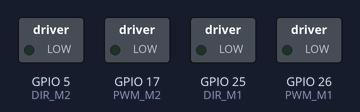
This sketch was run on a simulated ESP32. On the bench: switched loads named in the sketch (green lamp = pin HIGH).

Above: at 0.0 s.
At 5.9 s:
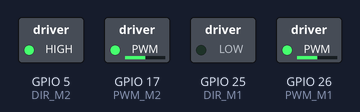
At 7.9 s:
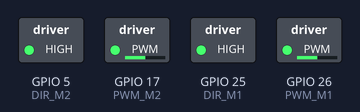
At 11.1 s:
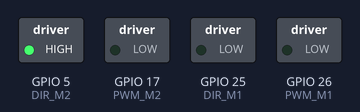
Timing chart, 0 to 12.6 s (numbered marks = the images above):
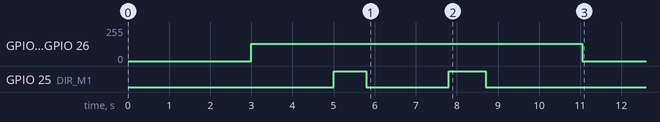

The sketch:

triangle.ino
```cpp
// Test : le robot trace un triangle, une seule fois.
// Les durées viennent de mes essais sur le robot : à ajuster selon votre sol et votre batterie.

const int DIR_M1 = 25, PWM_M1 = 26;
const int DIR_M2 = 5, PWM_M2 = 17;
const int VITESSE = 128;

void avancer(int duree) {
  digitalWrite(DIR_M1, LOW);
  digitalWrite(DIR_M2, HIGH);
  ledcWrite(PWM_M1, VITESSE);
  ledcWrite(PWM_M2, VITESSE);
  delay(duree);
}

void droite(int duree) {
  digitalWrite(DIR_M1, HIGH);
  digitalWrite(DIR_M2, HIGH);
  ledcWrite(PWM_M1, VITESSE);
  ledcWrite(PWM_M2, VITESSE);
  delay(duree);
}

void setup() {
  pinMode(DIR_M1, OUTPUT);
  pinMode(DIR_M2, OUTPUT);
  ledcAttach(PWM_M1, 500, 8);
  ledcAttach(PWM_M2, 500, 8);
  delay(3000);

  avancer(2000);
  droite(800);
  avancer(2000);
  droite(900);
  avancer(2350);

  ledcWrite(PWM_M1, 0);
  ledcWrite(PWM_M2, 0);
}

void loop() {}
```
